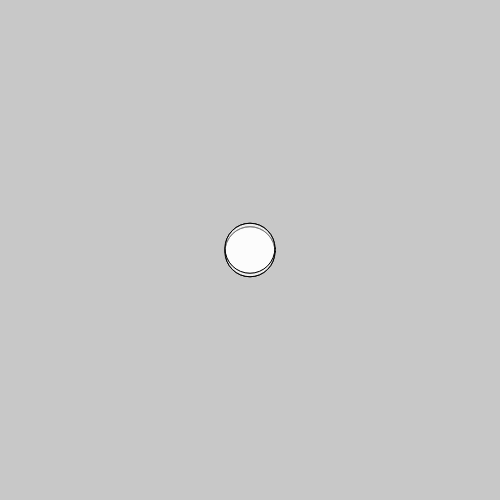
Frame 1 (no input)
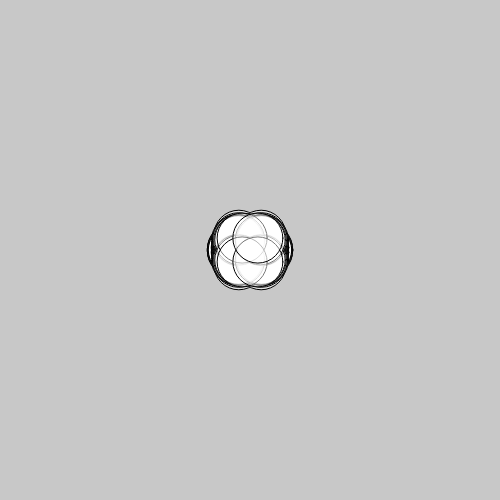
Frame 60 (no input)
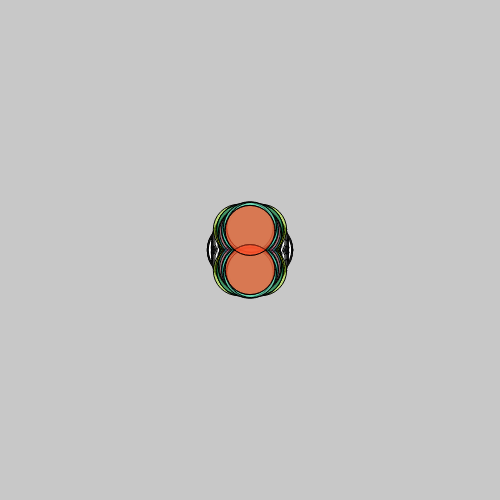
Frame 120 (the mouse pressed at the canvas centre since frame 60)

The p5.js sketch that drew these frames (run headless with seeded random() and noise() and a simulated clock; from frame 60 on, the mouse is pressed at the canvas centre):

// p5.js sketch
// ── sketch.js
//https://github.com/stavrosdidakis/DAT-GAD-405_2017
//https://p5js.org

//DAT405 / GAD405
//01_For-Loop

let r = 255;
let g = 255;
let b = 255;

let speed = 3;
let diameter = 50;
let x1;
let y1;
let x2;
let y2;
function setup()
{
  createCanvas(500, 500);
  x1 = width/2;
  y1 = height/2;
  x2 = height/2;
  y2 = width/2;
  background(200);
}

function draw()
{

  x1 += random(-speed, speed);
  y1 += random(-speed, speed);
  //+ random number between -3 and 3
  x1 = constrain(x1, 0, 250);
  y1 = constrain(y1, 0, 250);
  x2 =-x1+width;
  y2 =-y1+height;
  //constrain makes sure that the circle(x1, y1) doesnt go beloyond 0 or
  //width/height
  if(mouseIsPressed)
  {
    r = random(255);
    g = random(255);
    b = random(255);
  }
  fill(r, g, b, 120);
  ellipse(x1, y1, diameter, diameter);
  ellipse(x1, y2, diameter, diameter);
  ellipse(x2, y2, diameter, diameter);
  ellipse(x2, y1, diameter, diameter);

}
